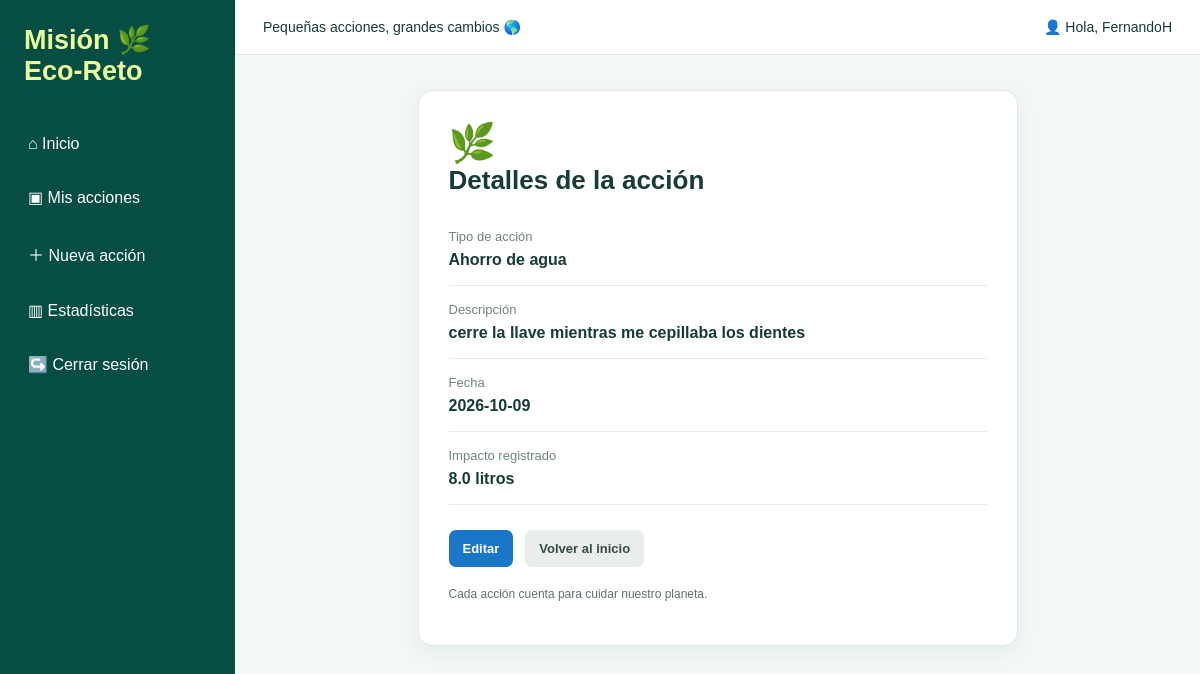
The app's page /detalle/2 (signed in) with its own data.
### tables this page shows
CREATE TABLE acciones (
                id INTEGER PRIMARY KEY AUTOINCREMENT,
                usuario_id INTEGER NOT NULL,
                tipo TEXT NOT NULL,
                descripcion TEXT NOT NULL,
                fecha TEXT NOT NULL,
                impacto REAL NOT NULL,
                unidad TEXT NOT NULL,
                FOREIGN KEY (usuario_id) REFERENCES usuarios(id)
            );

### app/routes.py (the view)
@rutas.route("/detalle/<int:id>")
@iniciar_sesion_requerido
def detalle(id):
    with conectar_db() as db:
        accion = db.execute("""
            SELECT * FROM acciones
            WHERE id = ? AND usuario_id = ?
        """, (id, session["usuario_id"])).fetchone()
    if accion is None:
        flash("No se encontró esa acción.", "error")
        return redirect(url_for("rutas.inicio"))
    return render_template("detalle.html", accion=accion)

### app/routes.py (called while the page is built)
def conectar_db():
    conexion = sqlite3.connect(current_app.config["DATABASE"])
    conexion.row_factory = sqlite3.Row
    return conexion

def iniciar_sesion_requerido(funcion):
    @wraps(funcion)
    def comprobar(*args, **kwargs):
        if "usuario_id" not in session:
            return redirect(url_for("rutas.inicio"))
        return funcion(*args, **kwargs)
    return comprobar

### templates/detalle.html (shortened to what this page needs)
{% extends "base.html" %}
{% block contenido %}
<div class="formulario-contenedor">
    <div class="formulario-card detalle-card">
        <span class="icono-grande">🌿</span>
        <h1>Detalles de la acción</h1>
        <div class="detalle-dato">
            <span>Tipo de acción</span>
            <strong>{{ accion.tipo }}</strong>
        </div>
        <div class="detalle-dato">
            <span>Descripción</span>
            <strong>{{ accion.descripcion }}</strong>
        </div>
        <div class="detalle-dato">
            <span>Fecha</span>
            <strong>{{ accion.fecha }}</strong>
        </div>
        <div class="detalle-dato">
            <span>Impacto registrado</span>
            <strong>{{ accion.impacto }} {{ accion.unidad }}</strong>
        </div>
        <div class="form-botones">
            <a class="boton editar"
               href="{{ url_for('rutas.editar', id=accion.id) }}">Editar</a>
            <a class="boton cancelar"
               href="{{ url_for('rutas.inicio') }}">Volver al inicio</a>
        </div>
        <p class="nota">Cada acción cuenta para cuidar nuestro planeta.</p>
    </div>
</div>
{% endblock %}

### static/css/estilos.css (style rules this page uses)
* { box-sizing: border-box; }
body { margin: 0; font-family: Arial, Helvetica, sans-serif; color: #173b35; background: #f3f7f5; }
a { color: #087b5c; text-decoration: none; }
h1, h2, p { margin-top: 0; }
h1 { font-size: 26px; }
p { line-height: 1.5; color: #61736d; }
.boton { border: none; border-radius: 7px; padding: 11px 14px; display: inline-block; text-align: center; font-size: 13px; font-weight: bold; cursor: pointer; font-family: inherit; }
.editar { background: #1976c9; color: white; }
.cancelar { background: #e9eeeb; color: #344b42; }
.nota { font-size: 12px; margin-top: 18px; }
.formulario-contenedor { padding: 35px 20px; display: flex; justify-content: center; }
.formulario-card { width: 100%; max-width: 600px; background: white; border: 1px solid #e0e9e3; border-radius: 14px; padding: 30px; box-shadow: 0 5px 20px #174d3710; }
.icono-grande { font-size: 38px; }
.form-botones { display: flex; gap: 12px; margin-top: 25px; flex-wrap: wrap; }
.detalle-dato { padding: 16px 0; border-bottom: 1px solid #e5ece8; }
.detalle-dato span { display: block; font-size: 13px; color: #72847b; margin-bottom: 7px; }
.detalle-dato strong { overflow-wrap: anywhere; }

### records on screen
acciones: tipo "Ahorro de agua", descripcion "cerre la llave mientras me cepillaba los dientes", fecha "2026-10-09", impacto "8.0", unidad "litros"

### other values on screen
{{ session.get('usuario') }} "FernandoH"
